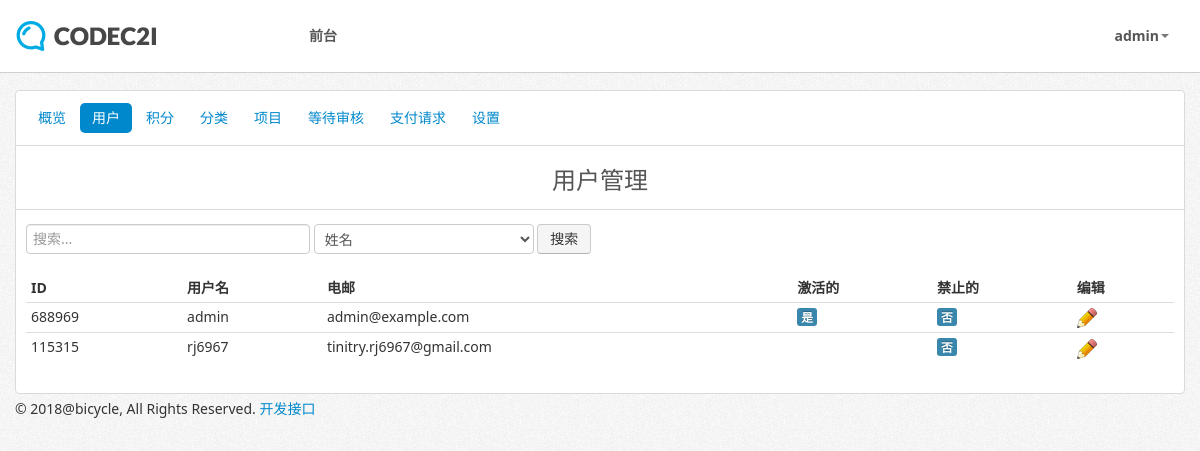
Before: /admin/users.php (signed in) with the older database file.
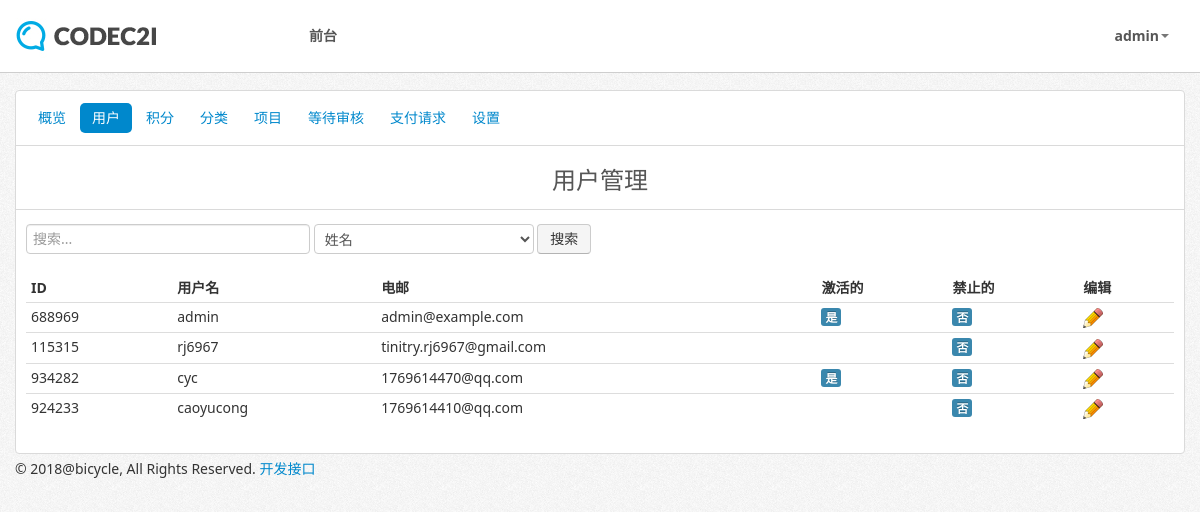
After: the same page with the newer database file.
### tables this page shows
CREATE TABLE IF NOT EXISTS `users` (
  `id` int(11) NOT NULL AUTO_INCREMENT,
  `user_id` bigint(11) NOT NULL,
  `first_name` varchar(100) NOT NULL,
  `last_name` varchar(100) NOT NULL,
  `gender` enum('Male','Female') NOT NULL,
  `username` varchar(20) NOT NULL,
  `password` varchar(128) NOT NULL,
  `email` varchar(255) NOT NULL,
  `activated` enum('0','1') NOT NULL DEFAULT '1',
  `suspended` enum('0','1') NOT NULL DEFAULT '0',
  `date_created` datetime NOT NULL,
  `last_login` datetime NOT NULL,
  `signup_ip` varchar(255) NOT NULL,
  `last_ip` varchar(255) NOT NULL,
  `country` varchar(255) NOT NULL,
  `staff` enum('0','1') NOT NULL DEFAULT '0',
  `whitelist` enum('0','1') NOT NULL DEFAULT '0',
  `ip_whitelist` text NOT NULL,
  `credit` bigint(20) unsigned NOT NULL,
  `banked_credit` bigint(20) unsigned NOT NULL,
  `investments_made` bigint(20) unsigned NOT NULL,
  `amount_invested` bigint(20) unsigned NOT NULL,
  `oauth_provider` enum('0','1') NOT NULL DEFAULT '0',
  `oauth_uid` text NOT NULL,
  PRIMARY KEY (`id`)
);

### includes/classes/session.class.php (called while the page is built, shortened)
<?php
include 'user.class.php';
class Session {
	private $logged_in=false;
  public function is_logged_in() {
    return $this->logged_in;
  }
	private function check_login() {
	  	if(isset($_SESSION['user_id'])) {
	      $this->logged_in = true;
	    }
  	}
}
$session = new Session();

### includes/classes/database.class.php (called while the page is built, shortened)
<?php
class MySQLDatabase {
	private $connection;
	public function open_connection() {
		$this->connection = mysqli_connect(DB_SERVER, DB_USER, DB_PASS, DB_NAME);
		mysqli_query($this->connection, 'SET NAMES utf8');
	}
	public function query($sql) {
		$result = mysqli_query($this->connection, $sql);
		return $result;
	}
   public function fetch_array($result_set) {
    return mysqli_fetch_array($result_set);
   }
}
$database = new MySQLDatabase();

### includes/classes/user.class.php (called while the page is built, shortened)
<?php
class User {
	protected static $table_name="users";
	protected static $db_fields = array('id', 'user_id', 'first_name', 'last_name', 'gender', 'username', 'password', 'email', 'user_level', 'primary_group', 'activated', 'suspended', 'date_created', 'last_login', 'account_lock', 'signup_ip', 'last_ip', 'country', 'whitelist', 'ip_whitelist', 'credit', 'banked_credit', 'staff', 'investments_made', 'amount_invested', 'invited_by', 'created', 'expires', 'expiry_date', 'level_id', 'level_name', 'auto', 'datetime', 'ip_address', 'name', 'qty', 'status', 'redirect_page', 'access_time', 'time_type', 'amount', 'created', 'timed_access', 'expiry_date', 'expires', 'package_name','message','profile_picture','type','task','amount','options','credits','description');
	public static function find_all() {
		return self::find_by_sql("SELECT * FROM ".self::$table_name);
  	}
  	public static function find_by_id($id=0) {
    $result_array = self::find_by_sql("SELECT * FROM ".self::$table_name." WHERE user_id={$id} LIMIT 1");
		return !empty($result_array) ? array_shift($result_array) : false;
    }
  	public static function find_by_sql($sql="") {
    global $database;
    $result_set = $database->query($sql);
    $object_array = array();
    while ($row = $database->fetch_array($result_set)) {
      $object_array[] = self::instantiate($row);
    }
    return $object_array;
    }
	public static function count_all() {
	  global $database;
	  $sql = "SELECT COUNT(*) FROM ".self::$table_name;
    $result_set = $database->query($sql);
	  $row = $database->fetch_array($result_set);
    return array_shift($row);
	}
	private static function instantiate($record) {
    	$object = new self;
		foreach($record as $attribute=>$value){
		  if($object->has_attribute($attribute)) {
		    $object->$attribute = $value;
		  }
		}
		return $object;
	}
	private function has_attribute($attribute) {
	  return array_key_exists($attribute, $this->attributes());
	}
	protected function attributes() {
	  $attributes = array();
	  foreach(self::$db_fields as $field) {
	    if(property_exists($this, $field)) {
	      $attributes[$field] = $this->$field;
	    }
	  }
	  return $attributes;
	}
}

### includes/global/header.php (called while the page is built, shortened)
<?php
if($session->is_logged_in()) {
	$user = User::find_by_id($_SESSION['user_id']);
} else {
	$user = new User;
	$user->staff = "";
}
?>

### includes/classes/pagination.class.php (called while the page is built, shortened)
<?php
class Pagination {
  public $current_page;
  public $per_page;
  public function __construct($page=1, $per_page=20, $total_count=0){
  	$this->current_page = (int)$page;
    $this->per_page = (int)$per_page;
  }
  public function offset() {
    return ($this->current_page - 1) * $this->per_page;
  }
}

### admin/users.php (the view, shortened to what this page needs)
<?php
require_once("../includes/inc_files.php");
require_once("../includes/classes/admin.class.php");
$admin = User::find_by_id($_SESSION['user_id']);
$users = User::find_all();
$active_page = "users";
if(isset($_GET['search']) && $_GET['search'] != ""){
	$search = true;
	$query = preg_replace('#[^a-z 0-9?!]#i', '', $_GET['search']);
	if($_GET['filter'] == "username"){
		$sql = "SELECT * FROM users WHERE username LIKE '%$query%'";
	} else if($_GET['filter'] == "first name") {
		$sql = "SELECT * FROM users WHERE first_name LIKE '%$query%'";
	} else if($_GET['filter'] == "last name") {
		$sql = "SELECT * FROM users WHERE last_name LIKE '%$query%'";
	} else if($_GET['filter'] == "full name"){
		$sql = "SELECT * FROM users WHERE CONCAT(first_name,' ',last_name) like '%$query%'";
	} else if($_GET['filter'] == "user_id"){
		$sql = "SELECT * FROM users WHERE user_id LIKE '%$query%'";
	} else if($_GET['filter'] == "country"){
		$sql = "SELECT * FROM users WHERE country LIKE '%$query%'";
	}
	$query_data = User::find_by_sql($sql);
	$page = !empty($_GET['page']) ? (int)$_GET['page'] : 1;
	$per_page = PAGINATION_PER_PAGE;
	$total_count = count($query_data);
	$pagination = new Pagination($page, $per_page, $total_count);
	$sql .= " LIMIT {$per_page} OFFSET {$pagination->offset()}";
	$query_data = User::find_by_sql($sql);
} else {
	$page = !empty($_GET['page']) ? (int)$_GET['page'] : 1;
	$per_page = PAGINATION_PER_PAGE;
	$total_count = User::count_all();
	$pagination = new Pagination($page, $per_page, $total_count);
	$sql = "SELECT * FROM users LIMIT {$per_page} OFFSET {$pagination->offset()}";
	$query_data = User::find_by_sql($sql);
}
?>
<?php $page_title = "用户管理"; require_once("../includes/themes/".THEME_NAME."/admin_header.php"); ?>
	<div class="row-fluid">
		<?php require_once("../includes/global/admin_nav.php"); ?>
	</div>
	<div class="row-fluid">
	<div class="span12">
		<div class="title">
			<h1><?php echo $page_title; ?></h1>
		</div>
		<form action="users.php" method="GET" class="form-search">
			<input type="text" placeholder="搜索..." name="search" class="input-xlarge">
			<select name="filter">
				<option value="full name">姓名</option>
			</select>
			<button type="submit" class="btn">搜索</button>
		</form>
		<table class="table table-condensed">
			<thead>
				<tr>
					<th><?php echo table_id; ?></th>
					<th><?php echo table_username; ?></th>
					<th><?php echo table_email; ?></th>
					<th><?php echo table_activated; ?></th>
					<th><?php echo table_suspended; ?></th>
					<th><?php echo table_edit; ?></th>
				</tr>
			</thead>
			<tbody>
				<?php foreach($query_data as $user) : ?>
				<tr>
					<td><?php echo $user->user_id ?></td>
					<td><?php echo $user->username ?></td>
					<td><?php echo $user->email ?></td>
					<td><?php echo convert_boolean($user->activated) ?></td>
					<td><?php echo convert_boolean_sus($user->suspended) ?></td>
					<td><a href="user_settings.php?user_id=<?php echo $user->user_id ?>"><img src="../assets/img/pencil.png" alt="edit" class="edit_button" /></a></td>
				</tr>
				<?php endforeach; ?>
			</tbody>
		</table>
	</div>
	</div>
<?php require_once("../includes/themes/".THEME_NAME."/footer.php"); ?>

### includes/themes/mds_light/admin_header.php (shortened to what this page needs)
<?php require_once("../includes/global/header.php"); ?>
<!DOCTYPE html>
<html lang="en">
<head>
	<link href="../includes/themes/<?php echo THEME_NAME; ?>/css/bootstrap.css" rel="stylesheet">
	<link href="../includes/themes/<?php echo THEME_NAME; ?>/css/main.css" rel="stylesheet">
</head>
<body>
	<div id="header-wrapper">
		<div class="container">
			<header>
				<div class="row-fluid">
					<div class="span12">
						<div class="navbar">
							<div class="navbar-inner">
								<div class="container">
									<a href="../" class="brand"><img src="../includes/themes/<?php echo THEME_NAME; ?>/img/logo.jpg" width="248" height="52" alt="Logo"></a>
									<div class="nav-collapse collapse navbar-responsive-collapse">
										<ul class="nav">
											<li><a href="../index.php">前台</a></li>
										</ul>
										<ul class="nav pull-right">
											<?php if($session->is_logged_in()) { ?>
												<li class="dropdown">
										          <a href="" class="dropdown-toggle" data-toggle="dropdown"><?php echo $user->username; ?><b class="caret"></b></a>
										        </li>
											<?php } ?>
										</ul>
									</div>
								</div>
							</div>
						</div>
					</div>
				</div>
			</header>
		</div>
	</div>
	<div class="container">
		<div id="content" class="settings">

### includes/global/admin_nav.php
<div class="span12">
	<ul class="nav nav-pills" style="margin-bottom: -10px;">
		<li<?php if($active_page == "overview"){echo " class='active'";} ?>><a href="index.php"><?php echo aa_overview; ?></a></li>
		<li<?php if($active_page == "users"){echo " class='active'";} ?>><a href="users.php"><?php echo aa_users; ?></a></li>
		<li<?php if($active_page == "credits"){echo " class='active'";} ?>><a href="credits.php"><?php echo aa_credits; ?></a></li>
		<li<?php if($active_page == "categories"){echo " class='active'";} ?>><a href="categories.php"><?php echo aa_categories; ?></a></li>
		<li<?php if($active_page == "projects"){echo " class='active'";} ?>><a href="projects.php"><?php echo aa_projects; ?></a></li>
		<li<?php if($active_page == "awaiting"){echo " class='active'";} ?>><a href="awaiting_review.php"><?php echo aa_awaiting_review; ?></a></li>
		<li<?php if($active_page == "payout"){echo " class='active'";} ?>><a href="payout_requests.php"><?php echo aa_payout_requests; ?></a></li>
		<li<?php if($active_page == "settings"){echo " class='active'";} ?>><a href="settings.php"><?php echo aa_settings; ?></a></li>
	</ul>
	<hr style="margin-bottom: 9px;" />
</div>

### includes/classes/functions.class.php (shortened to what this page needs)
<?php
require_once("database.class.php");
function convert_boolean($boolean) {
	if($boolean == 0) {
		$end = "<span class=\"label label-warning\">否</span>";
	} else if($boolean == 1) {
		$end = "<span class=\"label label-info\">是</span>";
	}
	return $end;
}
function convert_boolean_sus($boolean) {
	if($boolean == 0) {
		$end = "<span class=\"label label-info\">否</span>";
	} else if($boolean == 1) {
		$end = "<span class=\"label label-important\">是</span>";
	}
	return $end;
}

### includes/themes/mds_light/footer.php (shortened to what this page needs)
		</div>
	</div>
	<div class="container">
		<footer>
			&copy; 2018@bicycle, All Rights Reserved. <a href="<?php echo WWW; ?>developer_api.php">开发接口</a>
		</footer>
	</div>
</body>
</html>

### includes/themes/mds_light/css/main.css (style rules this page uses)
#header-wrapper { position: fixed; top: 0; width: 100%; background: rgb(255, 255, 255); border-bottom: 1px solid rgb(206, 206, 206); z-index: 1000; }
header { position: relative; color: white; }
body { margin: 90px 0 0 0 !important; background: white url('../img/bgnoise.png') repeat; }
#content { background: white; border: 1px solid #dadada; padding: 10px; -webkit-border-radius: 4px; -moz-border-radius: 4px; border-radius: 4px; }
#content .title { text-align: center; border-bottom: 1px solid #dadada; margin: 0px -10px 14px; color: #565656; }
#content .title h1 { font-size: 24px; line-height: 30px; margin-bottom: 14px; }
hr { margin: 20px -10px; border: 0; border-top: 1px solid #dadada; border-bottom: none !important; }
.navbar { margin-bottom: 0 !important; }
.navbar .nav { margin-top: 15px; }
.navbar .nav > li > a { float: none; font-weight: bold; padding: 10px 15px 10px; color: #565656; text-decoration: none; text-shadow: none; border: 1px solid transparent; }
.navbar .nav > li { float: left; margin-left: 10px; }
footer { padding: 5px 0px; }

Changed rows visible on the page:
added users: user "934282", username "cyc", email "1769614470@qq.com", activated "是", suspended "否"
added users: user "924233", username "caoyucong", email "1769614410@qq.com", suspended "否"
